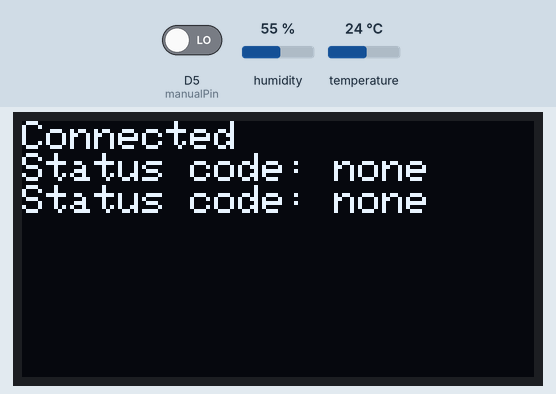
Recording of a sketch running on a simulated Arduino MKR. Parts: 128×64 one-colour display. The inputs (shaded band) are chosen by the test bench; at power-on: D5 (manualPin) LOW, humidity 55 %, temperature 24 °C. WiFi joins after 1.5 s; servers stay silent unless stated; uploads are accepted with an empty reply; not simulated (calls return 0 or success): secrets.h.

Above: at 1.8 s.
At 4.8 s:
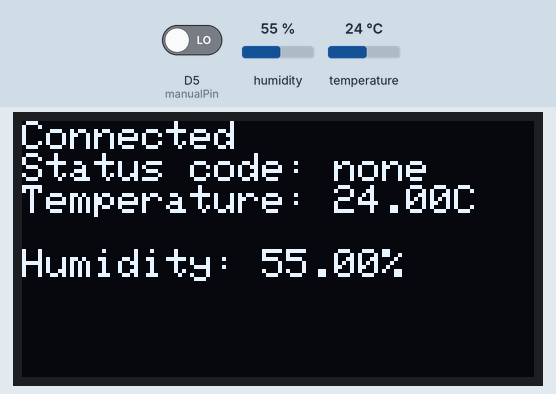

Measured:
- what the display in image 0 shows lasts 3.0 s, from 1.7 s to 4.7 s
- what the display in image 1 shows lasts 7.2 s, from 4.8 s to 12.0 s

The sketch:

thermostatClient.ino
```cpp
#include <RTCZero.h>
#include <ArduinoLowPower.h>
#include <Adafruit_GFX.h>
#include <Adafruit_SSD1306.h>
#include <WiFiNINA.h>
#include <ArduinoHttpClient.h>
#include <Adafruit_Sensor.h>
#include <DHT.h>
#include <DHT_U.h>

#include "secrets.h"

#define DHTPIN 2
#define DHTTYPE DHT22
#define OLED_RESET 4

// Wake-Up Interrupt pin
const int manualPin = 5;
bool displayOn = true;

DHT_Unified dht(DHTPIN, DHTTYPE);
Adafruit_SSD1306 display(OLED_RESET);

const char serverAddress[] = "tigoe.io";
String contentType = "application/json";
String postPath = "/data";
String temp;
String humid;
int port = 443;
int period = 60000; // every 1 min

char ssid[] = SECRET_SSID;
char pass[] = SECRET_PASS;
String myMacAddress = SECRET_MAC;
String session = SECRET_SESH;
String statusCode = "none";

WiFiSSLClient wifi;
HttpClient client = HttpClient(wifi, serverAddress, port);

void setup() {
//     Serial.begin(9600);
  // Start Display and DHT sensor
  display.begin(SSD1306_SWITCHCAPVCC, 0x3C); // Initialize display
  display.clearDisplay(); // Clear display before each start
  delay(100);
  dht.begin();

  // Initiated First Scree
  int connectionAttempt = 1;
  String message = "Connecting to " + String(ssid) + "; Attempt " + String(connectionAttempt);
  setStatusMessage(message,statusCode);

  // Wait until connected
  while ( WiFi.status() != WL_CONNECTED) {
    WiFi.begin(ssid, pass);
    connectionAttempt++;
    message = "Connecting to " + String(ssid) + "; Attempt " + String(connectionAttempt);
    setStatusMessage(message,statusCode);
  }
  setStatusMessage("Connected",statusCode);
  delay(3000);
  display.fillRect(0, 0, 128, 64, BLACK);
  display.display();
  LowPower.attachInterruptWakeup(manualPin, turnOnDisplay, CHANGE);
}

void loop() {
   collectReadings();
   if (displayOn) {
     displayReadings();
   }
   establishConnection();
   sendReadings();
   if (displayOn){
    delay(7000);
    display.fillRect(0, 0, 128, 64, BLACK);
    display.display();
    displayOn = false;
   }
   LowPower.deepSleep(period);
}

void collectReadings(){
  sensors_event_t event;
  dht.temperature().getEvent(&event);
  if (isnan(event.temperature)) {
    temp = "n/a";
  }
  else {
    temp = String(event.temperature);
  }
  dht.humidity().getEvent(&event);

  if (isnan(event.relative_humidity)) {
    humid =  "n/a";
  }
  else {
    humid = String(event.temperature);
  }
}

void setStatusMessage(String message, String statusCode){
  display.setTextSize(1);
  display.setTextColor(WHITE);
  display.setCursor(0,0);
  display.fillRect(0, 0, 128, 16, BLACK);
  display.println(message);
  String statusMessage;
  if (statusCode != NULL){
    statusMessage = "Status code: " + statusCode;
  } else {
    statusMessage = "Haven't sent data";
  }
  display.print(statusMessage);
  display.display();
}

void showParameters(String temp, String humid){
  display.setTextSize(1);
  display.setTextColor(WHITE);
  display.setCursor(0,16);
  display.fillRect(0, 16, 128, 64, BLACK);
  display.println(temp);
  display.println("");
  display.println(humid);
  display.display();
}

void displayReadings(){
  String tempMessage = "Temperature: " + temp + "C";
  String humidMessage = "Humidity: " + humid + "%";
  showParameters(tempMessage, humidMessage);
}

void establishConnection(){
  if (WiFi.status() != WL_CONNECTED){
    //Serial.println("Establishing connection");
    int connectionAttempt = 1;
    String message = "Connecting to " + String(ssid) + "; Attempt " + String(connectionAttempt);
    if (displayOn){
      setStatusMessage(message,statusCode);
    }

    while ( WiFi.status() != WL_CONNECTED) {
      WiFi.begin(ssid, pass);
      connectionAttempt++;
      if (displayOn){
        message = "Connecting to " + String(ssid) + "; Attempt = " + String(connectionAttempt);
        setStatusMessage(message, statusCode);
      }
    }

    if (displayOn){
      setStatusMessage("Connected",statusCode);
    }

  } else {
    if (displayOn){
      setStatusMessage("Connected",statusCode);
    }
  }
}

void sendReadings(){
    //Serial.println("sending data");
    String dataJSON = "{\'temperature\':" + temp  + ",\'humidity\':" + humid + "}";
    String mac = "\"macAddress\":\""+myMacAddress+"\"";
    String sessionKey = "\"sessionKey\":\""+session+"\"";
    String data = "\"data\":\""+dataJSON+"\"";
    String postData = "{"+mac+","+sessionKey+","+data+"}";
    client.post(postPath,contentType,postData);

    statusCode = String(client.responseStatusCode());
    String response = client.responseBody();
    //Serial.print("status code: ");
   //Serial.println(statusCode);
}

void turnOnDisplay(){
  displayOn = true;
}
```
